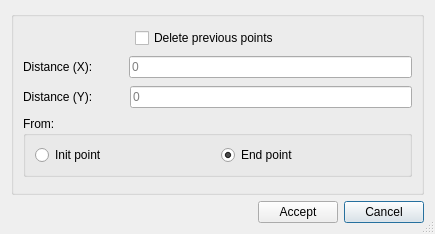
<?xml version="1.0" encoding="UTF-8"?>
<ui version="4.0">
 <class>dlg_auxpoint</class>
 <widget class="QDialog" name="dlg_auxpoint">
  <property name="geometry">
   <rect>
    <x>0</x>
    <y>0</y>
    <width>435</width>
    <height>234</height>
   </rect>
  </property>
  <property name="windowTitle">
   <string>CAD Add point</string>
  </property>
  <property name="sizeGripEnabled">
   <bool>true</bool>
  </property>
  <layout class="QGridLayout" name="gridLayout_3">
   <item row="2" column="0">
    <spacer name="horizontalSpacer">
     <property name="orientation">
      <enum>Qt::Horizontal</enum>
     </property>
     <property name="sizeType">
      <enum>QSizePolicy::Expanding</enum>
     </property>
     <property name="sizeHint" stdset="0">
      <size>
       <width>40</width>
       <height>20</height>
      </size>
     </property>
    </spacer>
   </item>
   <item row="2" column="2">
    <widget class="QPushButton" name="btn_cancel">
     <property name="text">
      <string>Cancel</string>
     </property>
    </widget>
   </item>
   <item row="2" column="1">
    <widget class="QPushButton" name="btn_accept">
     <property name="text">
      <string>Accept</string>
     </property>
    </widget>
   </item>
   <item row="0" column="0" rowspan="2" colspan="3">
    <widget class="QGroupBox" name="bg_state">
     <property name="title">
      <string/>
     </property>
     <layout class="QVBoxLayout" name="verticalLayout">
      <item>
       <layout class="QHBoxLayout" name="horizontalLayout">
        <item>
         <spacer name="horizontalSpacer_2">
          <property name="orientation">
           <enum>Qt::Horizontal</enum>
          </property>
          <property name="sizeType">
           <enum>QSizePolicy::Fixed</enum>
          </property>
          <property name="sizeHint" stdset="0">
           <size>
            <width>112</width>
            <height>20</height>
           </size>
          </property>
         </spacer>
        </item>
        <item>
         <widget class="QCheckBox" name="chk_delete_prev">
          <property name="text">
           <string>Delete previous points</string>
          </property>
         </widget>
        </item>
       </layout>
      </item>
      <item>
       <layout class="QHBoxLayout" name="horizontalLayout_3">
        <item>
         <widget class="QLabel" name="lbl_distx">
          <property name="text">
           <string>Distance (X):</string>
          </property>
         </widget>
        </item>
        <item>
         <spacer name="horizontalSpacer_3">
          <property name="orientation">
           <enum>Qt::Horizontal</enum>
          </property>
          <property name="sizeType">
           <enum>QSizePolicy::Fixed</enum>
          </property>
          <property name="sizeHint" stdset="0">
           <size>
            <width>30</width>
            <height>20</height>
           </size>
          </property>
         </spacer>
        </item>
        <item>
         <widget class="QLineEdit" name="dist_x">
          <property name="placeholderText">
           <string>0</string>
          </property>
         </widget>
        </item>
       </layout>
      </item>
      <item>
       <layout class="QHBoxLayout" name="horizontalLayout_4">
        <item>
         <widget class="QLabel" name="lbl_disty">
          <property name="text">
           <string>Distance (Y):</string>
          </property>
         </widget>
        </item>
        <item>
         <spacer name="horizontalSpacer_4">
          <property name="orientation">
           <enum>Qt::Horizontal</enum>
          </property>
          <property name="sizeType">
           <enum>QSizePolicy::Fixed</enum>
          </property>
          <property name="sizeHint" stdset="0">
           <size>
            <width>31</width>
            <height>20</height>
           </size>
          </property>
         </spacer>
        </item>
        <item>
         <widget class="QLineEdit" name="dist_y">
          <property name="placeholderText">
           <string>0</string>
          </property>
         </widget>
        </item>
       </layout>
      </item>
      <item>
       <widget class="QGroupBox" name="groupBox">
        <property name="sizePolicy">
         <sizepolicy hsizetype="Preferred" vsizetype="Fixed">
          <horstretch>0</horstretch>
          <verstretch>0</verstretch>
         </sizepolicy>
        </property>
        <property name="title">
         <string>From:</string>
        </property>
        <layout class="QHBoxLayout" name="horizontalLayout_2">
         <item>
          <layout class="QGridLayout" name="gridLayout">
           <item row="0" column="1">
            <widget class="QRadioButton" name="rb_right">
             <property name="text">
              <string>End point</string>
             </property>
             <property name="checked">
              <bool>true</bool>
             </property>
            </widget>
           </item>
           <item row="0" column="0">
            <widget class="QRadioButton" name="rb_left">
             <property name="text">
              <string>Init point</string>
             </property>
            </widget>
           </item>
          </layout>
         </item>
        </layout>
       </widget>
      </item>
     </layout>
    </widget>
   </item>
  </layout>
 </widget>
 <resources/>
 <connections/>
 <designerdata>
  <property name="gridDeltaX">
   <number>5</number>
  </property>
  <property name="gridDeltaY">
   <number>5</number>
  </property>
  <property name="gridSnapX">
   <bool>true</bool>
  </property>
  <property name="gridSnapY">
   <bool>true</bool>
  </property>
  <property name="gridVisible">
   <bool>true</bool>
  </property>
 </designerdata>
</ui>
